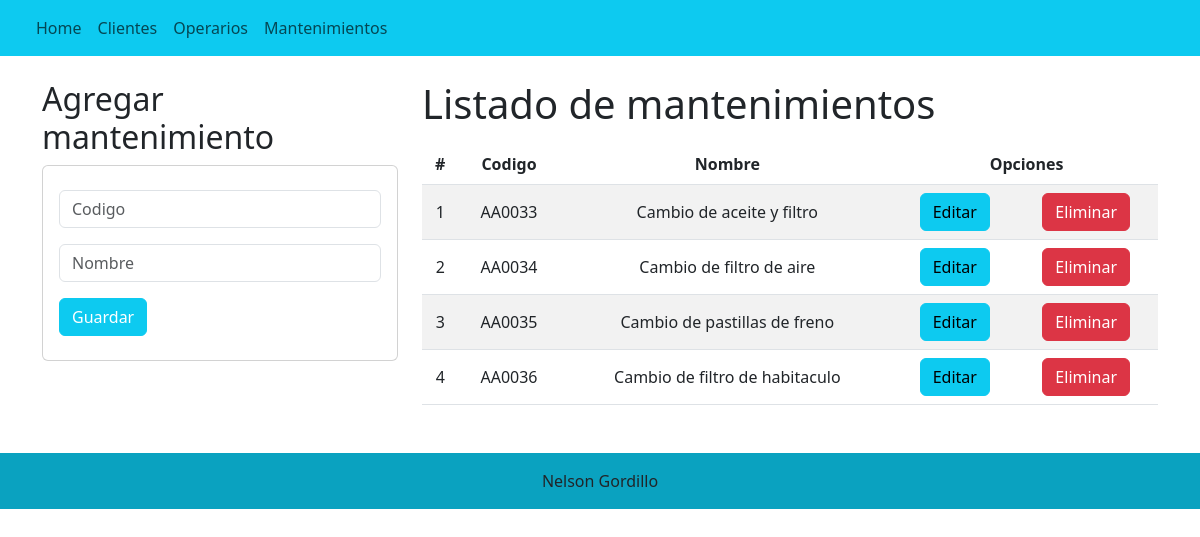
Page /mantenimiento/ on the committed database.
### Mantenimiento/models.py (models this page shows, shortened)
class Mantenimiento(models.Model):
    codigo=models.CharField(primary_key=True,max_length=6)
    nombre=models.CharField(max_length=40)

### Mantenimiento/views.py (the view)
# urls.py: path('mantenimiento/', views.mantenimiento, name='mantenimiento'),
def mantenimiento(request):
    mantenimientoslistados = Mantenimiento.objects.all()
    return render(request,"mantenimientos.html",{"mantenimiento":mantenimientoslistados})

### Mantenimiento/templates/Mantenimientos.html (shortened to what this page needs)
{% extends "./plantilla.html" %}
{% block body %}
<div class="row">
    <div class="col-sm-12 col-md-6 col-lg-4 col-xl-4">
        <h2>Agregar mantenimiento</h2>
        <div class="card">
            <div class="card-body">
                <form action="/registrarmantenimiento/" method="POST">{% csrf_token %}
                    <div class="form-group py-2">
                        <input type="text" id="txtCodigo" name="txtCodigo" class="form-control" placeholder="Codigo" minlength="6" maxlength="6"required>
                    </div>
                    <div class="form-group py-2">
                        <input type="text" id="txtNombre" name="txtNombre" class="form-control" placeholder="Nombre" maxlength="40"required>
                    </div>
                    <div class="form-group py-2">
                        <button type="submit" class="btn btn-info btn-block text-white">Guardar</button>
                    </div>
                </form>
            </div>
        </div>
    </div>
    <div class="col-sm-12 col-md-6 col-lg-8 col-xl-8">
        <h1>Listado de mantenimientos</h1>
        <div class="table-responsive py-2">
            <table class="table table-striped">
                <thead>
                    <tr>
                        <th>#</th>
                        <th>Codigo</th>
                        <th>Nombre</th>
                        <th colspan="2">Opciones</th>
                    </tr>
                </thead>
                <tbody>
                    {% for c in mantenimiento %}
                    <tr>
                        <td>{{forloop.counter}}</td>
                        <td>{{c.codigo}}</td>
                        <td>{{c.nombre}}</td>
                        <td><a href="edicionmantenimiento/{{c.codigo}}" class="btn btn-info">Editar</a></td>
                        <td><a href="eliminarmantenimiento/{{c.codigo}}" class="btn btn-danger">Eliminar</a></td>
                    </tr>
                    {% endfor %}
                </tbody>
            </table>
        </div>
    </div>
</div>
{% endblock %}

### Mantenimiento/static/edicioncliente.css (style rules this page uses)
th, td { text-align:center; vertical-align: middle; }

### rows in the picture
Mantenimiento: codigo "AA0033", nombre "Cambio de aceite y filtro"
Mantenimiento: codigo "AA0034", nombre "Cambio de filtro de aire"
Mantenimiento: codigo "AA0035", nombre "Cambio de pastillas de freno"
Mantenimiento: codigo "AA0036", nombre "Cambio de filtro de habitaculo"
